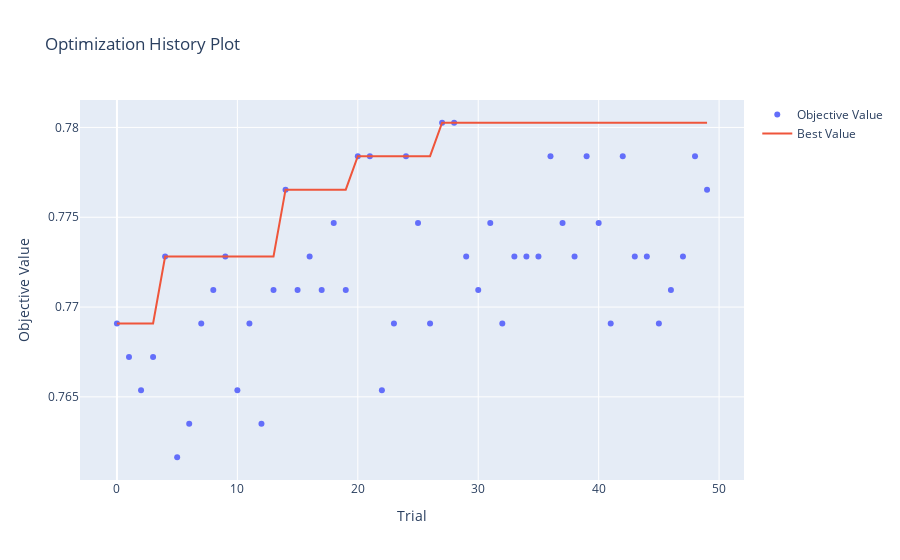

Source (notebook cell):
### Code cell
# 1. Optimization History
plot_optimization_history(study).show()
